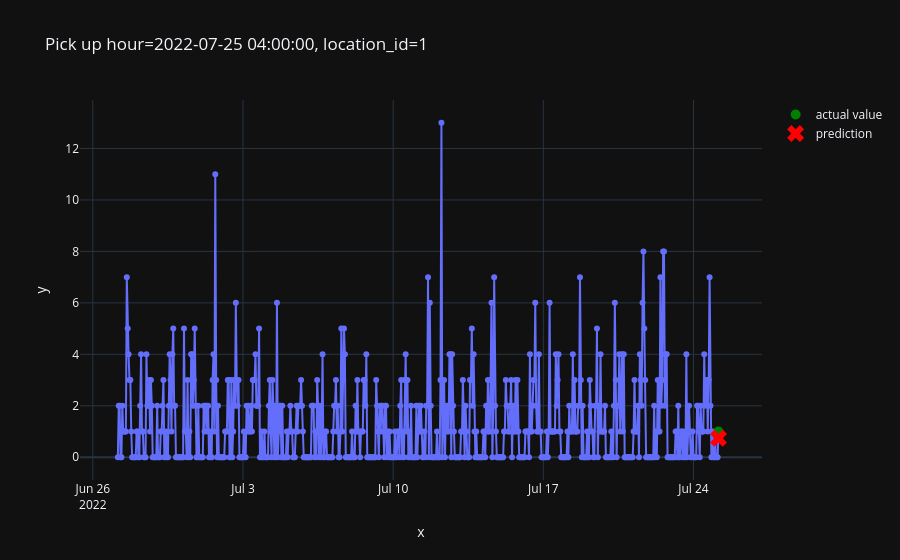

Notebook code cell kept with this figure:
### Code cell
plot_one_sample(
    example_id=1300,
    features=X_test,
    targets=y_test,
    predictions=pd.Series(predictions)
)

### Figure 1 — Plotly figure (JSON) as saved in the notebook; plotly's stock layout.template omitted (floating-point values rounded to 4 significant figures; data arrays with more than 128 entries replaced by an {"elided": "..."} marker saying what was removed)
{"data": [{"hovertemplate": "x=%{x}<br>y=%{y}<extra></extra>", "legendgroup": "", "line": {"color": "#636efa", "dash": "solid"}, "marker": {"symbol": "circle"}, "mode": "lines+markers", "name": "", "orientation": "v", "showlegend": false, "type": "scatter", "x": {"elided": "673 str values"}, "xaxis": "x", "y": {"elided": "673 int values"}, "yaxis": "y"}, {"line": {"color": "green"}, "marker": {"size": 10}, "mode": "markers", "name": "actual value", "type": "scatter", "x": ["2022-07-25T04:00:00"], "y": [1]}, {"line": {"color": "red"}, "marker": {"size": 15, "symbol": "x"}, "mode": "markers", "name": "prediction", "type": "scatter", "x": ["2022-07-25T04:00:00"], "y": [0.7375]}], "layout": {"legend": {"tracegroupgap": 0}, "title": {"text": "Pick up hour=2022-07-25 04:00:00, location_id=1"}, "xaxis": {"anchor": "y", "domain": [0, 1], "title": {"text": "x"}}, "yaxis": {"anchor": "x", "domain": [0, 1], "title": {"text": "y"}}}}
